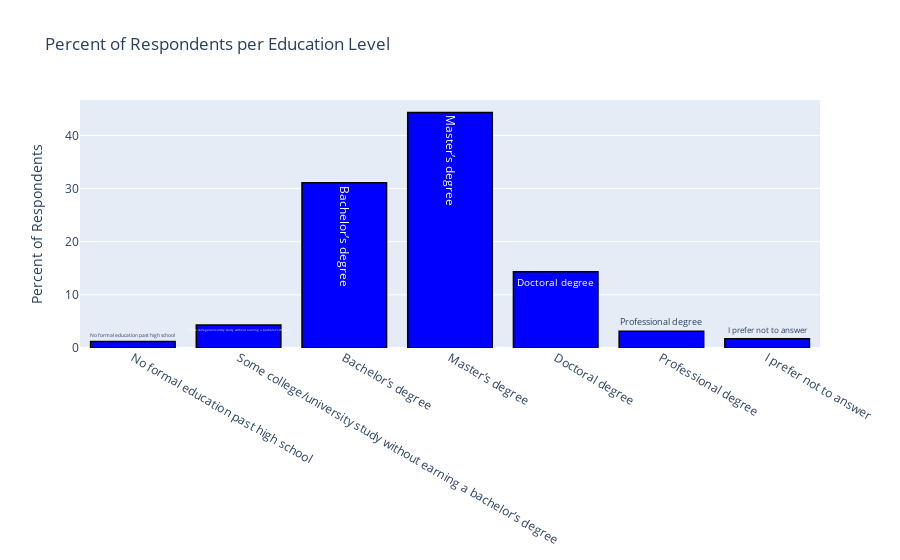

The cell this chart's notebook holds for it:
### Code cell
data = responses_only
data_with_question_on_top = multiple_choice
y_axis_title='Percent of Respondents'
in_order = ["No formal education past high school","Some college/university study without earning a bachelor’s degree",
            "Bachelor’s degree","Master’s degree","Doctoral degree", "Professional degree","I prefer not to answer"]
question_number = 'Q4'
title='Percent of Respondents per Education Level'
plot_unsorted_multiple_choice(question_number,data,data_with_question_on_top,title,y_axis_title,in_order,percent_instead_of_count=True)

### Figure 1 — Plotly figure (JSON) as saved in the notebook; plotly's stock layout.template omitted (floating-point values rounded to 4 significant figures)
{"data": [{"marker": {"color": "blue", "line": {"color": "black", "width": 1.5}}, "name": "Kaggle Survey 2019", "text": ["Master’s degree", "Bachelor’s degree", "Doctoral degree", "Some college/university study without earning a bachelor’s degree", "Professional degree", "I prefer not to answer", "No formal education past high school"], "type": "bar", "x": ["Master’s degree", "Bachelor’s degree", "Doctoral degree", "Some college/university study without earning a bachelor’s degree", "Professional degree", "I prefer not to answer", "No formal education past high school"], "y": [44.33, 31.08, 14.35, 4.34, 3.168, 1.727, 1.208]}], "layout": {"barmode": "group", "showlegend": false, "title": {"text": "Percent of Respondents per Education Level"}, "xaxis": {"categoryarray": ["No formal education past high school", "Some college/university study without earning a bachelor’s degree", "Bachelor’s degree", "Master’s degree", "Doctoral degree", "Professional degree", "I prefer not to answer"], "categoryorder": "array", "type": "category"}, "yaxis": {"title": {"text": "Percent of Respondents"}}}}
